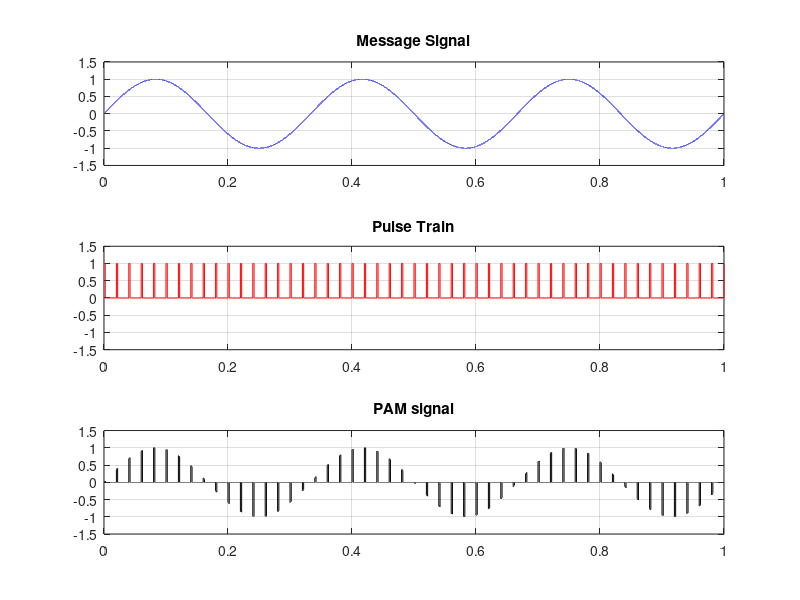

MATLAB code to generate this figure:
clc; clear all; close all;
t = linspace(0,1,100000);
mt = sin(2*pi*3*t); % message
square_pulse = 0.5*(1+square(2*pi*50*t,10)); % pulse train
PAM_sig = mt.*square_pulse; % PAM signal
subplot(3,1,1)
plot(t, mt, 'b'); grid on
ylim([-1.5 1.5])
title('Message Signal')
subplot(3,1,2)
plot(t, square_pulse, 'r'); grid on
ylim([-1.5 1.5])
title('Pulse Train')
subplot(3,1,3)
plot(t,PAM_sig, 'k'); grid on
ylim([-1.5 1.5])
title('PAM signal')